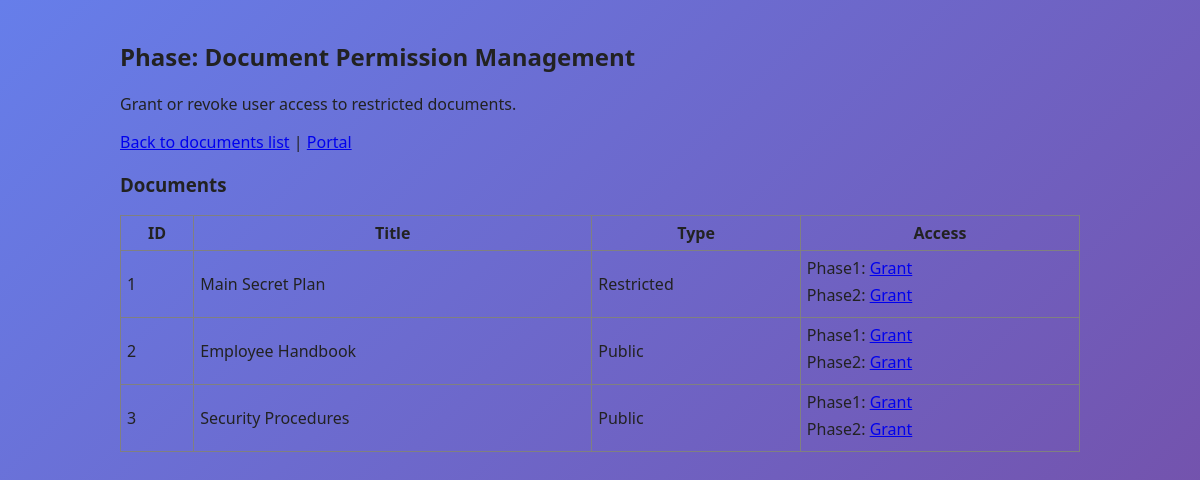
Page /manage_documents (signed in) on the committed database.
### models/document.py (models this page shows)
class Document(db.Model):
    id = db.Column(db.Integer, primary_key=True)
    title = db.Column(db.String(200), nullable=False)
    content = db.Column(db.Text, nullable=False)
    owner_username = db.Column(db.String(100), db.ForeignKey("user.username"), nullable=False)
    is_public = db.Column(db.Boolean, default=False)
    created_at = db.Column(db.DateTime, server_default=db.func.now())
    owner = db.relationship("User", backref=db.backref("owned_documents", lazy=True))
    permissions = db.relationship("DocumentPermission", backref="document", lazy=True, cascade="all, delete-orphan")

### models/user.py (models this page shows, shortened)
class User(db.Model):
    id = db.Column(db.Integer, primary_key=True)
    username = db.Column(db.String(100), unique=True, nullable=False)
    password = db.Column(db.String(100), nullable=False)
    embedding = db.Column(db.PickleType, nullable=False)
    approved = db.Column(db.Boolean, default=False)
    is_admin = db.Column(db.Boolean, default=False)

### routes/auth_routes.py (the view)
@auth_bp.route("/manage_documents")
def manage_documents():
    if "user" not in session:
        return redirect("/login")
    user = _current_user()
    if not user or user.username != "Phase":
        return "Access denied. Only Phase can manage permissions.", 403
    _ensure_default_documents()
    documents = Document.query.order_by(Document.id).all()
    users = User.query.filter(User.username != "Phase").all()
    return render_template("manage_documents.html", documents=documents, users=users)

### routes/auth_routes.py (called while the page is built, shortened)
def _current_user():
    if "user" not in session:
        return None
    return User.query.filter_by(username=session["user"]).first()

def _ensure_default_documents():
    owner = User.query.filter_by(username="Phase").first()
    if not owner:
        owner = User(username="Phase", password="phaseadmin", embedding=b"", approved=True, is_admin=True)
        db.session.add(owner)
        db.session.commit()
    existing = Document.query.first()
    if existing:
        return

### templates/manage_documents.html (shortened to what this page needs)
<!DOCTYPE html>
<html>
<head>
  <link rel="stylesheet" href="/static/css/style.css">
</head>
<body>
  <div style="max-width: 1000px; margin: auto; padding: 20px;">
    <h2>Phase: Document Permission Management</h2>
    <p>Grant or revoke user access to restricted documents.</p>
    <a href="/documents">Back to documents list</a> | <a href="/portal">Portal</a>
    <h3>Documents</h3>
    <table border="1" cellpadding="6" cellspacing="0" style="width: 100%; border-collapse: collapse;">
      <thead>
        <tr><th>ID</th><th>Title</th><th>Type</th><th>Access</th></tr>
      </thead>
      <tbody>
      {% for document in documents %}
        <tr>
          <td>{{ document.id }}</td>
          <td>{{ document.title }}</td>
          <td>{% if document.is_public %}Public{% else %}Restricted{% endif %}</td>
          <td>
            {% for user in users %}
              {% set perm = document.permissions|selectattr('user_id','equalto', user.id)|first %}
              <div style="margin-bottom:5px;">
                {{ user.username }}:
                {% if perm %}
                  <a href="/revoke_permission/{{ document.id }}/{{ user.id }}">Revoke</a>
                {% else %}
                  <a href="/grant_permission/{{ document.id }}/{{ user.id }}">Grant</a>
                {% endif %}
              </div>
            {% endfor %}
          </td>
        </tr>
      {% endfor %}
      </tbody>
    </table>
  </div>
</body>
</html>

### static/css/style.css (style rules this page uses)
* { box-sizing: border-box; }
body { margin:0; font-family:'Segoe UI', Tahoma, Geneva, Verdana, sans-serif; background: linear-gradient(135deg, #667eea 0%, #764ba2 100%); background-attachment: fixed; color:#222; min-height: 100vh; }

### rows in the picture
Document: id "1", title "Main Secret Plan", is_public "Restricted"
User: username "Phase1"
User: username "Phase2"
Document: id "2", title "Employee Handbook", is_public "Public"
Document: id "3", title "Security Procedures", is_public "Public"
